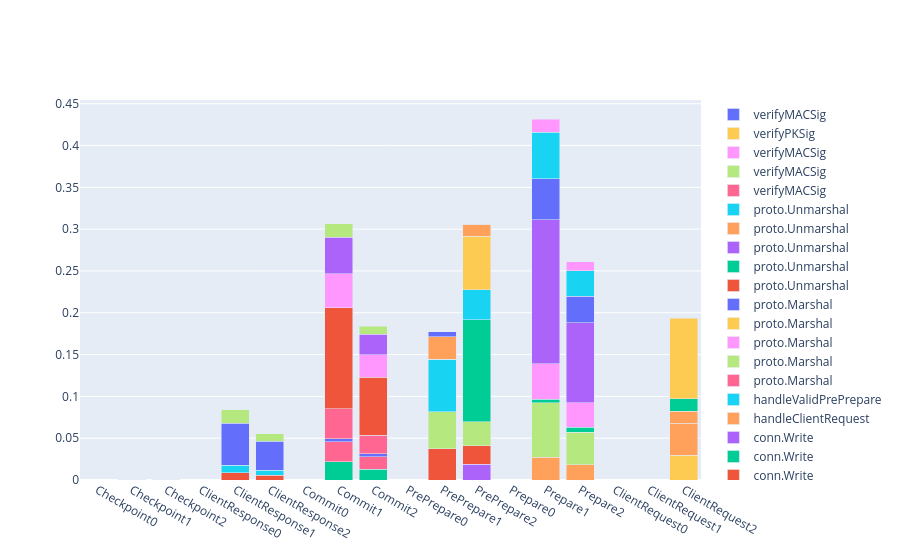

Notebook code for this chart:
### Code cell
def generate_pivot_tables_with_timespent(df):
    def generate_bytes_pivot_table(r):
        if r["Role"] == 0:
            return pd.DataFrame()
        df_timespent = pd.DataFrame(r["TimeSpent"])
        # df_timespent["Stage"] = df_timespent["Typ"].apply(lambda s : s.split(":")[1])
        # df_timespent["Typ"] = df_timespent["Typ"].apply(lambda s : s.split(":")[0])
        # df_timespent["ToRole"] = df_timespent["CID"].apply(lambda cid: r["IDtoRole"][cid])
        pivot = df_timespent.pivot_table(columns=['Typ'], values='Value', aggfunc='sum')
        pivot['index'] = r.name  # Use row index for merging
        return pivot.reset_index(drop=True)

# Collect all pivot tables
    pivot_tables = [generate_bytes_pivot_table(row) for _, row in df.iterrows() if row["Role"] != 0]
    pivot_df = pd.concat(pivot_tables, ignore_index=True).fillna(0)
    # display(pivot_df)

# Merge with original df on index
    df_with_timespent = df.merge(pivot_df, left_index=True, right_on='index', how='left')
    return pivot_df.drop(columns=["index"]).columns.to_list(),df_with_timespent

types , df_with_timespent = generate_pivot_tables_with_timespent(df)


average_by_folder_and_role = df_with_timespent.groupby(["folder","Role"]).mean(numeric_only=True).reset_index()
total_bytes_sent = average_by_folder_and_role[["folder","Role"]+types].groupby(["folder","Role"]).sum().sum(axis=1).reset_index().set_index(["folder","Role"])
total_bytes_sent[0].index.set_names(['folder', 'Role'], inplace=True)

normalized_bytes_per_folder = (
    average_by_folder_and_role.set_index(["folder", "Role"])[types]
    .div(total_bytes_sent[0], axis=0)
    .reset_index()
)

normalized_bytes_per_folder["Role"]=average_by_folder_and_role["Role"]

fig = go.Figure()


for typ in types:
    stage = typ.split(":")[1]
    
    fig.add_trace(go.Bar(x=stage+normalized_bytes_per_folder.Role.apply(str),y=normalized_bytes_per_folder[typ],name=typ.split(":")[0]))
fig.update_layout(barmode='stack')
fig.show()
# df

### Figure 1 — Plotly figure (JSON) as saved in the notebook; plotly's stock layout.template omitted (floating-point values rounded to 4 significant figures)
{"data": [{"name": "CreateSigForHash-MAC", "type": "bar", "x": ["Checkpoint0", "Checkpoint1", "Checkpoint2"], "y": [NaN, 2.913e-05, 1.89e-05]}, {"name": "CreateSigForHash-MAC", "type": "bar", "x": ["ClientResponse0", "ClientResponse1", "ClientResponse2"], "y": [NaN, 0.008618, 0.005465]}, {"name": "CreateSigForHash-MAC", "type": "bar", "x": ["Commit0", "Commit1", "Commit2"], "y": [NaN, 0.02195, 0.01284]}, {"name": "CreateSigForHash-MAC", "type": "bar", "x": ["PrePrepare0", "PrePrepare1", "PrePrepare2"], "y": [NaN, 0.0, 0.0188]}, {"name": "CreateSigForHash-MAC", "type": "bar", "x": ["Prepare0", "Prepare1", "Prepare2"], "y": [NaN, 0.02744, 0.01836]}, {"name": "MsgType_Checkpoint", "type": "bar", "x": ["Checkpoint0", "Checkpoint1", "Checkpoint2"], "y": [NaN, 7.94e-05, 4.362e-05]}, {"name": "MsgType_Commit", "type": "bar", "x": ["Commit0", "Commit1", "Commit2"], "y": [NaN, 0.02394, 0.01475]}, {"name": "MsgType_Prepare", "type": "bar", "x": ["Prepare0", "Prepare1", "Prepare2"], "y": [NaN, 0.06506, 0.03892]}, {"name": "ReadFull", "type": "bar", "x": ["Checkpoint0", "Checkpoint1", "Checkpoint2"], "y": [NaN, 4.229e-06, 3.96e-06]}, {"name": "ReadFull", "type": "bar", "x": ["ClientRequest0", "ClientRequest1", "ClientRequest2"], "y": [NaN, 0.0, 0.02964]}, {"name": "ReadFull", "type": "bar", "x": ["Commit0", "Commit1", "Commit2"], "y": [NaN, 0.003475, 0.003572]}, {"name": "ReadFull", "type": "bar", "x": ["PrePrepare0", "PrePrepare1", "PrePrepare2"], "y": [NaN, 0.03734, 0.02188]}, {"name": "ReadFull", "type": "bar", "x": ["Prepare0", "Prepare1", "Prepare2"], "y": [NaN, 0.004196, 0.005533]}, {"name": "computeMsgHash", "type": "bar", "x": ["Checkpoint0", "Checkpoint1", "Checkpoint2"], "y": [NaN, 4.861e-05, 2.186e-05]}, {"name": "computeMsgHash", "type": "bar", "x": ["ClientRequest0", "ClientRequest1", "ClientRequest2"], "y": [NaN, 0.0, 0.03806]}, {"name": "computeMsgHash", "type": "bar", "x": ["ClientResponse0", "ClientResponse1", "ClientResponse2"], "y": [NaN, 0.009098, 0.00598]}, {"name": "computeMsgHash", "type": "bar", "x": ["Commit0", "Commit1", "Commit2"], "y": [NaN, 0.03559, 0.02218]}, {"name": "computeMsgHash", "type": "bar", "x": ["PrePrepare0", "PrePrepare1", "PrePrepare2"], "y": [NaN, 0.0443, 0.02916]}, {"name": "computeMsgHash", "type": "bar", "x": ["Prepare0", "Prepare1", "Prepare2"], "y": [NaN, 0.04218, 0.02956]}, {"name": "conn.Write", "type": "bar", "x": ["Checkpoint0", "Checkpoint1", "Checkpoint2"], "y": [NaN, 0.0002755, 0.0001227]}, {"name": "conn.Write", "type": "bar", "x": ["ClientResponse0", "ClientResponse1", "ClientResponse2"], "y": [NaN, 0.05038, 0.03476]}, {"name": "conn.Write", "type": "bar", "x": ["Commit0", "Commit1", "Commit2"], "y": [NaN, 0.1213, 0.06938]}, {"name": "conn.Write", "type": "bar", "x": ["PrePrepare0", "PrePrepare1", "PrePrepare2"], "y": [NaN, 0.0, 0.1217]}, {"name": "conn.Write", "type": "bar", "x": ["Prepare0", "Prepare1", "Prepare2"], "y": [NaN, 0.1722, 0.09551]}, {"name": "handleClientRequest", "type": "bar", "x": ["ClientRequest0", "ClientRequest1", "ClientRequest2"], "y": [NaN, 0.0, 0.01478]}, {"name": "handleValidPrePrepare", "type": "bar", "x": ["PrePrepare0", "PrePrepare1", "PrePrepare2"], "y": [NaN, 0.0625, 0.03612]}, {"name": "proto.Marshal", "type": "bar", "x": ["Checkpoint0", "Checkpoint1", "Checkpoint2"], "y": [NaN, 6.247e-05, 4.085e-05]}, {"name": "proto.Marshal", "type": "bar", "x": ["ClientResponse0", "ClientResponse1", "ClientResponse2"], "y": [NaN, 0.01612, 0.008968]}, {"name": "proto.Marshal", "type": "bar", "x": ["Commit0", "Commit1", "Commit2"], "y": [NaN, 0.04068, 0.02682]}, {"name": "proto.Marshal", "type": "bar", "x": ["PrePrepare0", "PrePrepare1", "PrePrepare2"], "y": [NaN, 0.0, 0.06361]}, {"name": "proto.Marshal", "type": "bar", "x": ["Prepare0", "Prepare1", "Prepare2"], "y": [NaN, 0.04898, 0.03203]}, {"name": "proto.Unmarshal", "type": "bar", "x": ["Checkpoint0", "Checkpoint1", "Checkpoint2"], "y": [NaN, 7.38e-05, 3.46e-05]}, {"name": "proto.Unmarshal", "type": "bar", "x": ["ClientRequest0", "ClientRequest1", "ClientRequest2"], "y": [NaN, 0.0, 0.01442]}, {"name": "proto.Unmarshal", "type": "bar", "x": ["Commit0", "Commit1", "Commit2"], "y": [NaN, 0.04319, 0.02496]}, {"name": "proto.Unmarshal", "type": "bar", "x": ["PrePrepare0", "PrePrepare1", "PrePrepare2"], "y": [NaN, 0.02706, 0.0146]}, {"name": "proto.Unmarshal", "type": "bar", "x": ["Prepare0", "Prepare1", "Prepare2"], "y": [NaN, 0.05573, 0.03061]}, {"name": "verifyMACSig", "type": "bar", "x": ["Checkpoint0", "Checkpoint1", "Checkpoint2"], "y": [NaN, 1.94e-05, 1.074e-05]}, {"name": "verifyMACSig", "type": "bar", "x": ["Commit0", "Commit1", "Commit2"], "y": [NaN, 0.01614, 0.009669]}, {"name": "verifyMACSig", "type": "bar", "x": ["Prepare0", "Prepare1", "Prepare2"], "y": [NaN, 0.01597, 0.01037]}, {"name": "verifyPKSig", "type": "bar", "x": ["ClientRequest0", "ClientRequest1", "ClientRequest2"], "y": [NaN, 0.0, 0.0967]}, {"name": "verifyMACSig", "type": "bar", "x": ["PrePrepare0", "PrePrepare1", "PrePrepare2"], "y": [NaN, 0.006046, 0.0]}], "layout": {"barmode": "stack"}}
